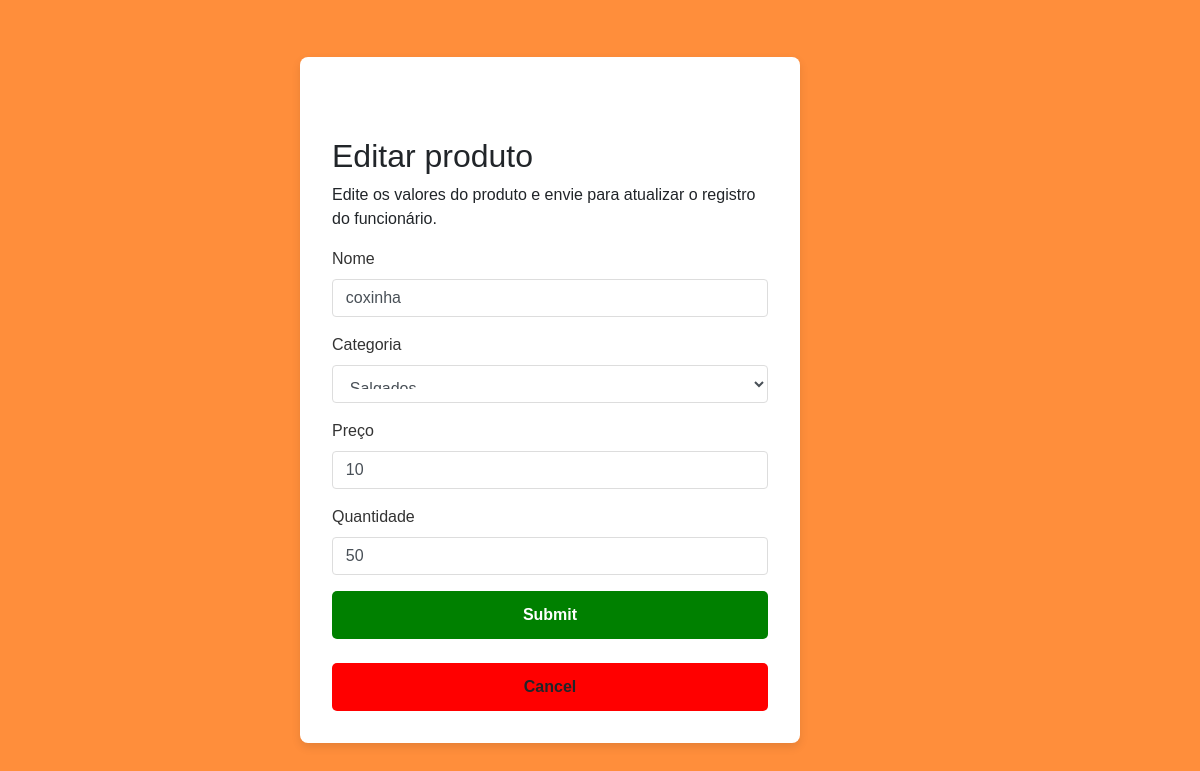
The page /admin/update.php?codproduto=31 on the database its author committed.
### tables this page shows
CREATE TABLE `tbprodutos` (
  `codproduto` int(11) NOT NULL,
  `nome` varchar(30) DEFAULT NULL,
  `preco` int(11) NOT NULL,
  `qtde` int(11) NOT NULL,
  `categoria` varchar(10) NOT NULL,
  `foto` varchar(50) NOT NULL
);

### admin/update.php (the view, shortened to what this page needs)
<?php
require_once "../config.php";
$nome = $categoria = $preco = $qtde = "";
$nome_err = $categoria_err = $preco_err = $qtde_err = "";
if(isset($_POST["codproduto"]) && !empty($_POST["codproduto"])){
    $codproduto = $_POST["codproduto"];
    $input_nome = trim($_POST["nome"]);
    if(empty($input_nome)){
        $nome_err = "Por favor coloque uma nome.";
    } elseif(!filter_var($input_nome, FILTER_VALIDATE_REGEXP, array("options"=>array("regexp"=>"/^[a-zA-Z\s]+$/")))){
        $nome_err = "Por favor coloque uma descrição valida.";
    } else{
        $nome = $input_nome;
    }
    $input_categoria = trim($_POST["categoria"]);
    if(empty($input_categoria)){
        $categoria_err = "Please enter an categoria.";
    } else{
        $categoria = $input_categoria;
    }
    $input_preco = trim($_POST["preco"]);
    if (empty($input_preco)) {
        $preco_err = "Por favor, insira o valor do preço.";
    } elseif (!filter_var($input_preco, FILTER_VALIDATE_FLOAT)) {
        $preco_err = "Por favor, insira um número válido para o preço.";
    } elseif ($input_preco <= 0) {
        $preco_err = "O preço deve ser maior que zero.";
    } else {
        $preco = $input_preco;
    }
    $input_qtde = trim($_POST["qtde"]);
    if (empty($input_qtde)) {
        $qtde_err = "Please enter the quantidade amount.";
    } elseif (!filter_var($input_qtde, FILTER_VALIDATE_FLOAT)) {
        $qtde_err = "Please enter a valid positive number.";
    } elseif ($input_qtde <= 0) {
        $qtde_err = "Please enter a number greater than zero.";
    } else {
        $qtde = $input_qtde;
    }
    if(empty($nome_err) && empty($categoria_err) && empty($preco_err) && empty($qtde_err)){
        $sql = "UPDATE tbprodutos SET nome=?, categoria=?, preco=?, qtde=? WHERE codproduto=?";
        if($stmt = mysqli_prepare($conexao, $sql)){
            mysqli_stmt_bind_param($stmt, "sssdi", $param_nome, $param_categoria, $param_preco, $param_qtde, $param_codproduto);
            $param_nome = $nome;
            $param_categoria = $categoria;
            $param_preco = $preco;
            $param_qtde = $qtde;
            $param_codproduto = $codproduto;
            if(mysqli_stmt_execute($stmt)){
                header("location: vsestoque.php");
                exit();
            } else{
                echo "Oops! Something went wrong. Please try again later.";
            }
        }
        mysqli_stmt_close($stmt);
    }
    mysqli_close($conexao);
} else{
    if(isset($_GET["codproduto"]) && !empty(trim($_GET["codproduto"]))){
        $sql = "SELECT * FROM tbprodutos WHERE codproduto = ?";
        if($stmt = mysqli_prepare($conexao, $sql)){
            mysqli_stmt_bind_param($stmt, "i", $param_codproduto);
            if(mysqli_stmt_execute($stmt)){
                $result = mysqli_stmt_get_result($stmt);
                if(mysqli_num_rows($result) == 1){
                    $row = mysqli_fetch_array($result, MYSQLI_ASSOC);
                    $nome = $row["nome"];
                    $categoria = $row["categoria"];
                    $preco = $row["preco"];
                    $qtde = $row["qtde"];
                } else{
                    header("location: ../error.php");
                    exit();
                }
            } else{
                echo "Oops! Something went wrong. Please try again later.";
            }
        }
    }  else{
        header("location: ../error.php");
        exit();
    }
}
?>
<!DOCTYPE html>
<html lang="pt-br">
<head>
    <link rel="stylesheet" href="https://stackpath.bootstrapcdn.com/bootstrap/4.5.2/css/bootstrap.min.css">
</head>
<body>
    <div class="wrapper">
        <div class="container-fluid">
            <div class="row">
                <div class="col-md-12">
                    <h2 class="mt-5">Editar produto</h2>
                    <p>Edite os valores do produto e envie para atualizar o registro do funcionário.</p>
                    <form action="<?php echo htmlspecialchars(basename($_SERVER['REQUEST_URI'])); ?>" method="post">
                        <div class="form-group">
                            <label>Nome</label>
                            <input type="text" name="nome" class="form-control <?php echo (!empty($nome_err)) ? 'is-invalid' : ''; ?>" value="<?php echo $nome; ?>">
                        </div>
                        <div class="form-group">
                            <label>Categoria</label>
                            <select id="categoria" name="categoria" required="required" class="form-control <?php echo (!empty($categoria_err)) ? 'is-invalid' : ''; ?>">
                                <option value="salgados" <?php echo ($categoria == 'salgados') ? 'selected' : ''; ?>>Salgados</option>
                            </select>
                        </div>
                        <div class="form-group">
                            <label>Preço</label>
                            <input type="number" step="0.01" name="preco" class="form-control <?php echo (!empty($preco_err)) ? 'is-invalid' : ''; ?>" value="<?php echo htmlspecialchars($preco); ?>">
                        </div>
                        <div class="form-group">
                            <label>Quantidade</label>
                            <input type="text" name="qtde" class="form-control <?php echo (!empty($qtde_err)) ? 'is-invalid' : ''; ?>" value="<?php echo $qtde; ?>">
                        </div>
                        <input type="submit" class="btn btn-primary" value="Submit">
                        <br><br>
                        <a href="vsestoque.php" class="btn btn-primary2">Cancel</a>
                    </form>
                </div>
            </div>
        </div>
    </div>
</body>
</html>

### admin/update.php (style rules this page uses)
.wrapper { width: 600px; margin: 0 auto; }
* { box-sizing: border-box; }
body { font-family: 'Poppins', sans-serif; background-color: #ff852beb; display: flex; align-items: center; justify-content: center; min-height: 100vh; padding: 0; margin: 0; overflow-x: hidden; flex-direction: column; }
.container-fluid { max-width: 500px; width: 100%; padding: 2rem; background-color: #fff; border-radius: 8px; box-shadow: 0px 4px 10px rgba(0, 0, 0, 0.1); position: relative; z-index: 1; margin: 2rem 0; }
.form-group label { font-weight: 500; color: #333; }
select.form-control { white-space: nowrap; overflow: hidden; text-overflow: ellipsis; padding-right: 2rem; }
.form-control { border: 1px solid #ddd; border-radius: 4px; padding: 0.8rem; }
.form-control::placeholder { color: #bbb; }
.btn-primary { width: 100%; background-color: green; border: none; border-radius: 5px; padding: 0.75rem; font-size: 1rem; transition: background-color 0.3s; font-weight:bold; }
.btn-primary2 { width: 100%; background-color: red; border: none; border-radius: 5px; padding: 0.75rem; font-size: 1rem; transition: background-color 0.3s; font-weight:bold; }

### rows shown on the page
tbprodutos: nome "coxinha", categoria "Salgados", preco "10", qtde "50"
